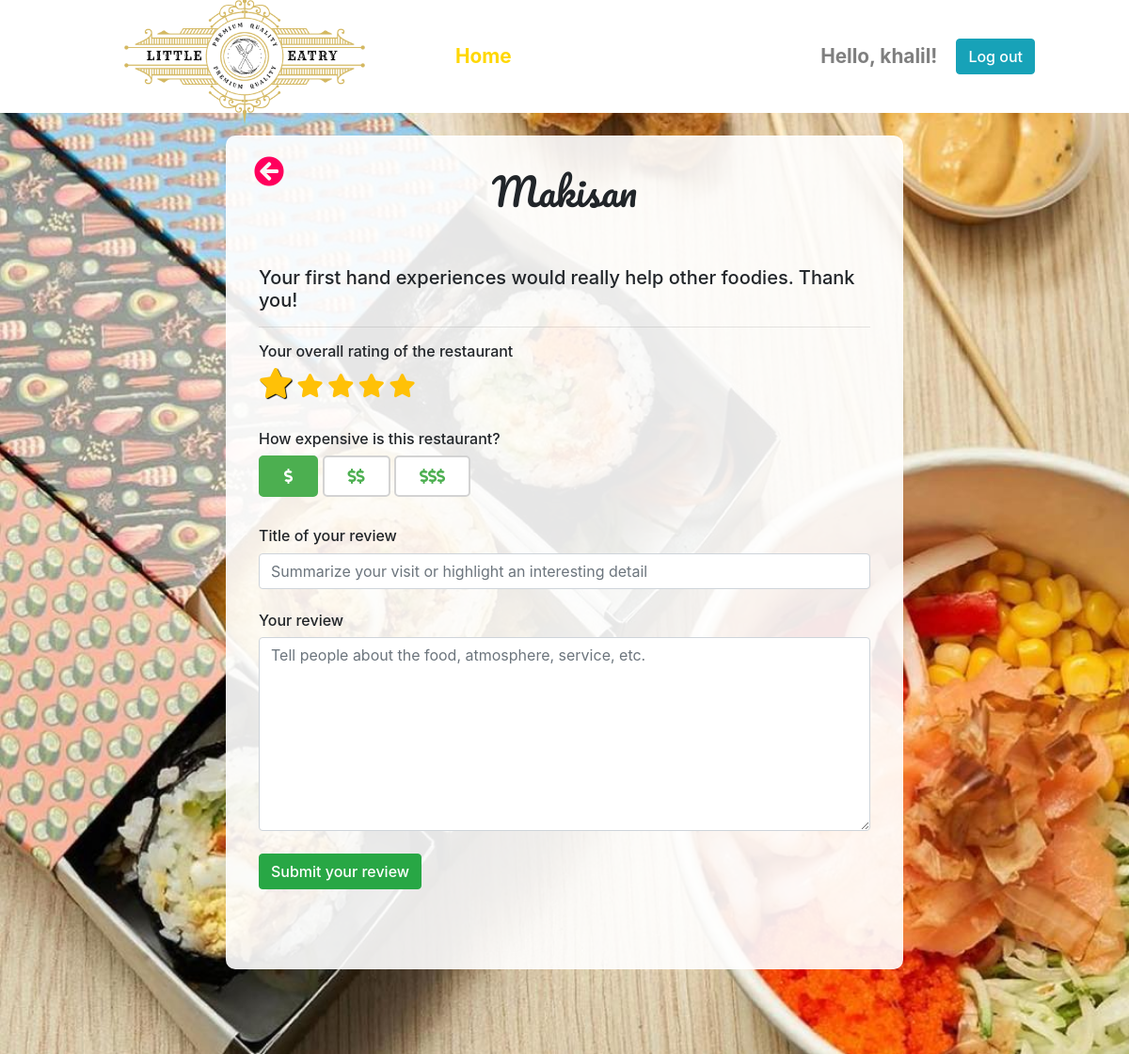
The page /inde/resto/1/add/ (signed in) on the database as committed earlier.
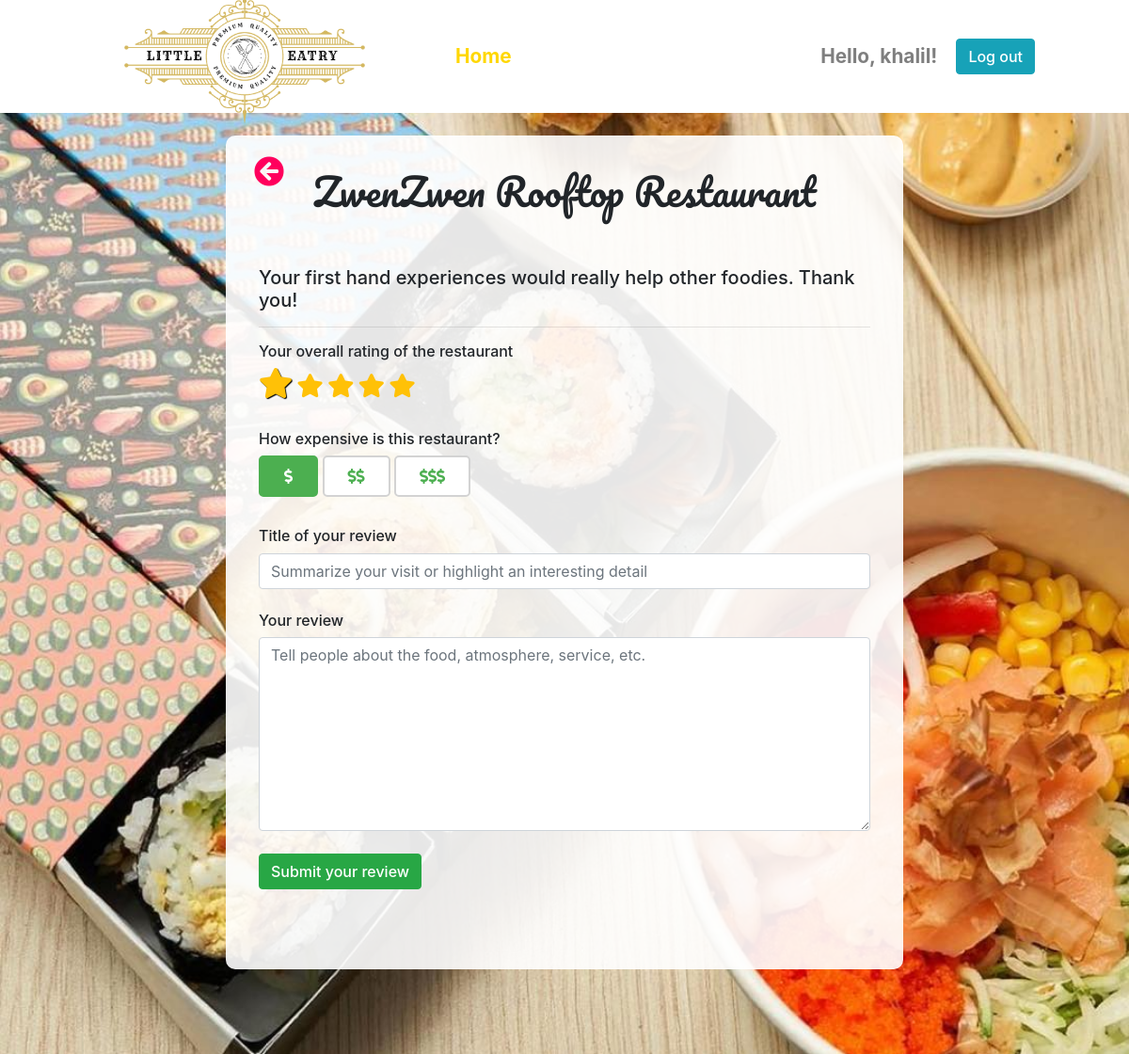
The same page on the database as committed later.
### reviewapp/models.py (models this page shows, shortened)
class Restaurant(models.Model):
    category=models.ForeignKey(Category,on_delete=models.CASCADE)
    restaurant_text= models.CharField(max_length=100)
    restaurant_address= models.CharField(max_length=100)

### reviewapp/views.py (the view)
# urls.py: path('resto/<int:restaurant_id>/add/', views.add, name='add'),
@login_required
def add(request, restaurant_id):
    form = ReviewForm()
    restaurant = get_object_or_404(Restaurant, pk=restaurant_id)
    context = {
        'restaurant': restaurant,
        'form': form
    }
    return render(request, 'reviewapp/add.html', context)

### reviewapp/forms.py
class ReviewForm(ModelForm):
    class Meta:
        model = Review
        fields = [
            'review_title',
            'review_description',
        ]
        widgets = {
            'review_description': Textarea(attrs={'cols': 80, 'rows': 8}),
        }

### reviewapp/templates/reviewapp/add.html (shortened to what this page needs)
{% extends 'reviewapp/base.html' %}
{% load widget_tweaks %}
{% block content %}
{% load static %}
<link rel="stylesheet" type="text/css" href="{% static 'reviewapp/style/addreview.css' %}">
<div id="outer"
    style="width:100%; background:url('/static/reviewapp/images/{{ restaurant.pk }}.jpg') no-repeat fixed center; background-size: cover;">
    <div id="wrapper">
        <a href="{% url 'reviewapp:details' restaurant.pk %}" class="back-button">
            <i class="fas fa-arrow-circle-left"></i>
        </a>
        <div>
            <h1>{{restaurant.restaurant_text}}</h1>
            <br>
        </div>
        <br>
        <h5>Your first hand experiences would really help other foodies. Thank you!</h5>
        <hr>
        <form action="{% url 'reviewapp:reviewed' restaurant.pk %}" method="post">
            <div>
                <h6>Your overall rating of the restaurant</h6>
                <label class="rate">
                    <i class=" fas fa-star text-warning" /></i>
                </label>
                <label class="rate">
                    <i class=" fas fa-star text-warning" /></i>
                </label>
                <label class="rate">
                    <i class=" fas fa-star text-warning" /></i>
                </label>
                <label class="rate">
                    <i class=" fas fa-star text-warning" /></i>
                </label>
                <label class="rate">
                    <i class=" fas fa-star text-warning" /></i>
                </label>
            </div>
            <br>
            <div>
                <h6>How expensive is this restaurant?</h6>
                <label>
                    <div class="price"><i class="fas fa-dollar-sign"></i></div>
                </label>
                <label>
                    <div class="price"><i class="fas fa-dollar-sign"></i><i class="fas fa-dollar-sign"></i></div>
                </label>
                <label>
                    <div class="price"><i class="fas fa-dollar-sign"></i><i class="fas fa-dollar-sign"></i><i class="fas fa-dollar-sign"></i></div>
                </label>
                <br><br>
            </div>
            <div class="fieldWrapper">
                <h6>Title of your review</h6>
                {% render_field form.review_title class="form-control" placeholder="Summarize your visit or highlight an interesting detail" %}
            </div><br>
            <div class="fieldWrapper">
                <h6>Your review</h6>
                {% render_field form.review_description class="form-control" placeholder="Tell people about the food, atmosphere, service, etc." %}
            </div><br>
            <input type="submit" value="Submit your review" class="btn btn-success"
                style="font-weight: 500; margin-bottom: 50px">
            <br>
        </form>
    </div>
</div>
{% endblock %}

### reviewapp/templates/reviewapp/base.html (shortened to what this page needs)
<!DOCTYPE html>
<html>
<head>
    {% load static %}
    <link rel="stylesheet" type="text/css" href="{% static 'reviewapp/style/style.css' %}">
    <link rel="stylesheet" href="https://stackpath.bootstrapcdn.com/bootstrap/4.3.1/css/bootstrap.min.css">
    <link rel="stylesheet" href="https://use.fontawesome.com/releases/v5.7.2/css/all.css"
>
</head>
<body>
    {% load widget_tweaks %}
    <main>
        <nav class="navbar-foodie navbar navbar-expand-lg navbar-light">
            <a class="navbar-brand" >
                <img src="/static/reviewapp/images/logo.png" height="320px" alt="foodie reviews">
            </a>
            <ul class="nav navbar-nav mr-auto">
                <li class="nav-item"><a class="nav-link" href="{% url 'reviewapp:home' %}"style="color: gold;">Home</a></li>
            </ul>
            {% if user.is_authenticated %}
            <span class="navbar-text" style="margin-right:20px">Hello, {{user.username}}!</span>
            <a href="/accounts/logout"><button class="btn btn-info my-2 my-sm-0 login" style="font-weight: 500">Log
                    out</button>
            </a>
            {% else %}
            <a href="/accounts/login"><button class="btn btn-outline-info my-2 my-sm-0 login">Login</button>
            </a>
            {% endif %}
        </nav>
        {% block content %}
        {% endblock %}
    </main>
</body>
</html>

### reviewapp/static/reviewapp/style/style.css (style rules this page uses)
body { background-color: black; min-height: 100%; }
li { list-style: none; }
.back-button { position: absolute; top: 15px; left: 30px; font-size:2em; color:rgb(255,0,93); }
.login { font-weight: 500; font-size: 1em; padding: 5px 20px; }

### reviewapp/static/reviewapp/style/addreview.css (style rules this page uses)
#wrapper { position: absolute; margin: 2% auto; left: 50%; transform: translate(-50%, 0); width: 60%; padding: 35px; background: rgba(255, 255, 255, 0.9); box-sizing: border-box; box-shadow: 0 15 25 rgba(0, 0, 0, .5); border-radius: 10px; }
#outer { background: url('images/2.jpg') no-repeat fixed center; background-size: auto; width:100%; height:1000px; }
[type=radio]+i { font-size: 25px; cursor: pointer; transition: all .2s ease-in-out; }
[type=radio]:checked+i { font-size: 32px; text-shadow: 1px 1px 1px black; }
[type=radio]:checked+div { background-color: #4CAF50; border: 2px solid #4CAF50; color: white; }
.price { background-color: white; border: 2px solid lightgray; border-radius: 5px; color: #4CAF50; padding: 8px 25px; text-align: center; font-size: 16px; cursor: pointer; }
h1 { text-align: center; font-family: Pacifico, sans-serif; }

### reviewapp/templates/reviewapp/base.html (style rules this page uses)
.navbar { padding: 20px 100px; font-size: 1.3em; font-weight: bold; color:#333; background-color:white; height:120px; }
.nav-item { padding: 3px 40px; }

Rows that differ between the two databases and show on the page:
changed Restaurant: restaurant_text "Makisan" → "ZwenZwen Rooftop Restaurant"
